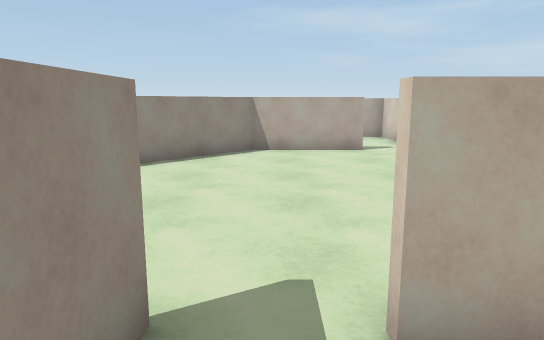
View 1 (above)

24 first-person views from a walk through a 3-D level made in the Unity game engine. The camera is 1.4 m above the floor, tilts 10° down and sees 70° across. The floor is counted in squares, 1 m on a side. Each view is taken from the middle of a square. On the plan, view 1 faces up. The plan holds only what a view shows up to about 16 squares ahead; the rest is blank.

View 2
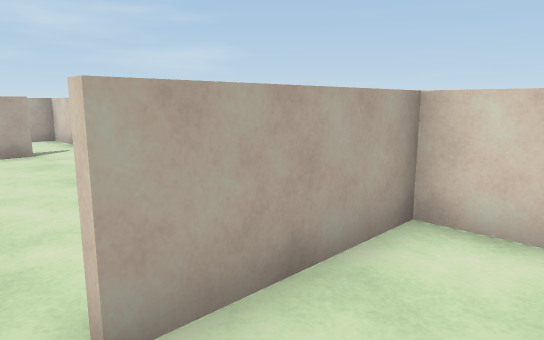

View 3
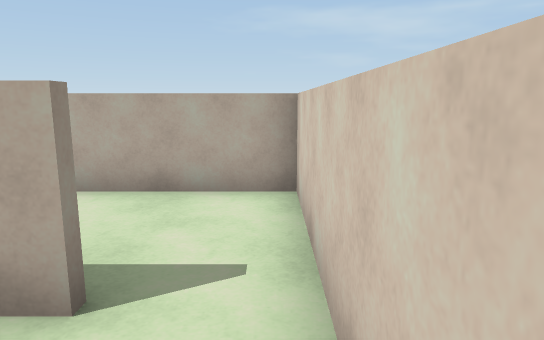

View 4
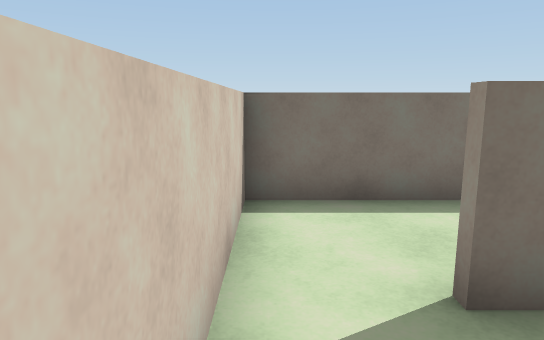

View 5
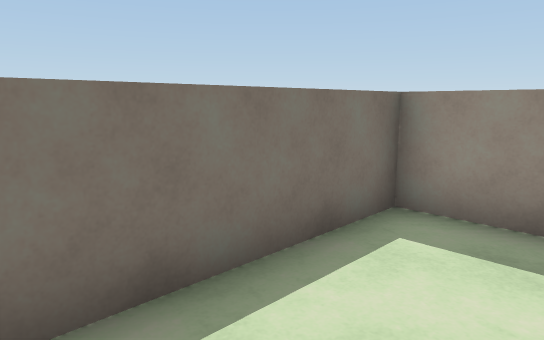

View 6
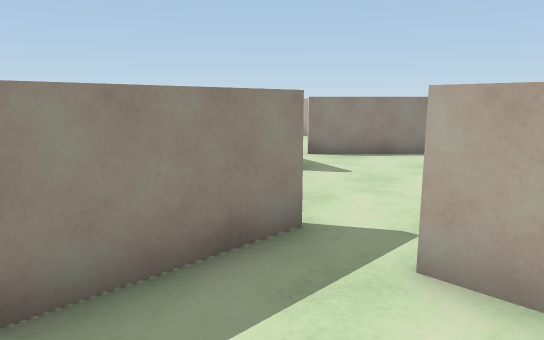

View 7
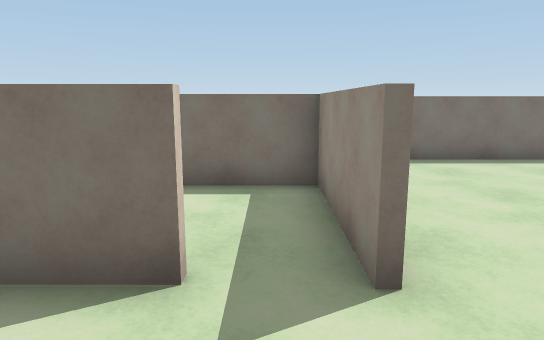

View 8
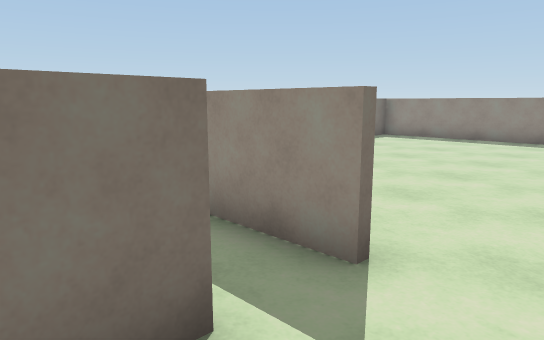

View 9
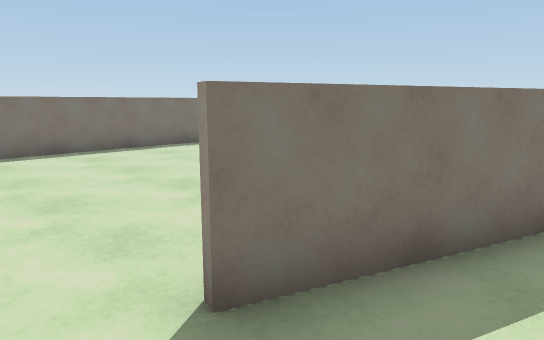

View 10
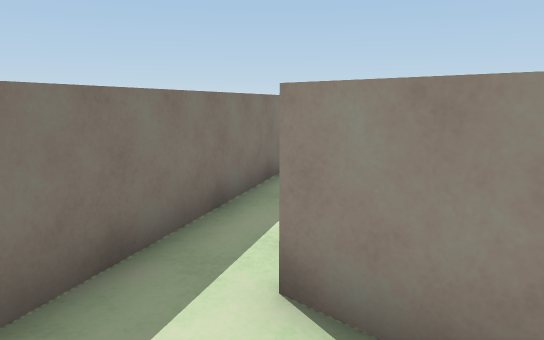

View 11
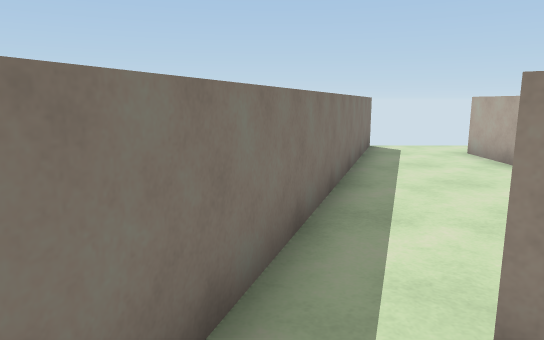

View 12
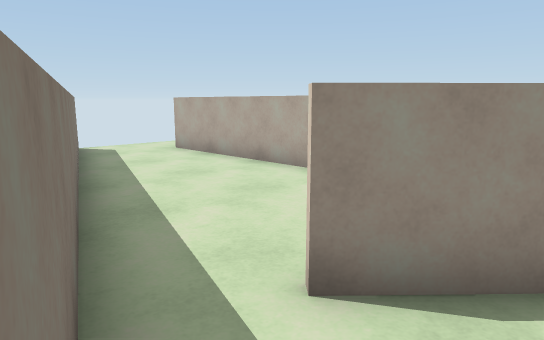

View 13
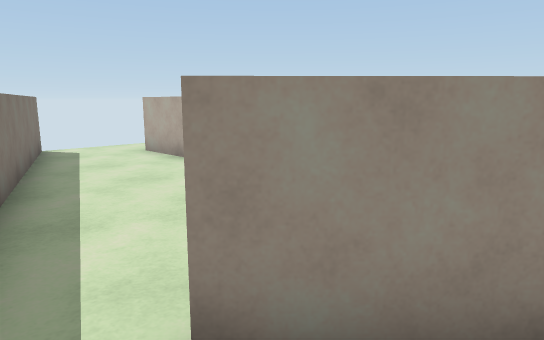

View 14
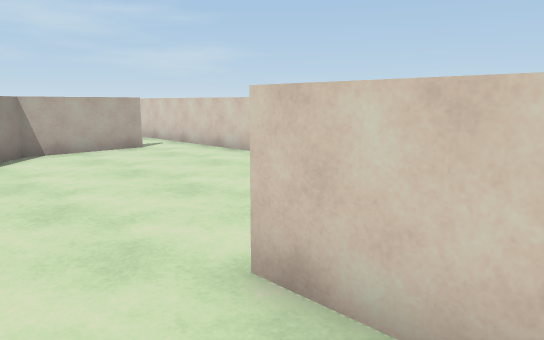

View 15
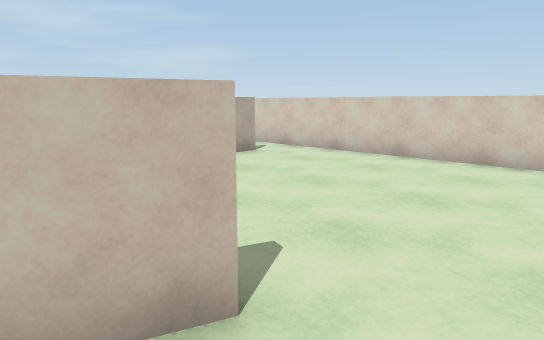

View 16
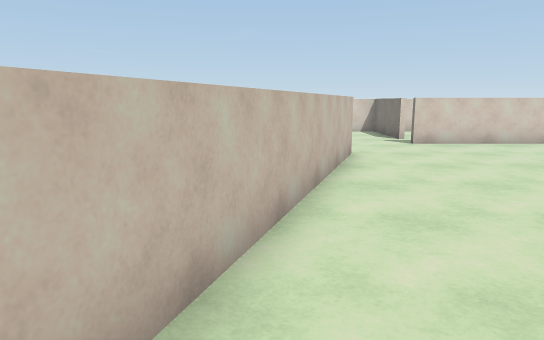

View 17
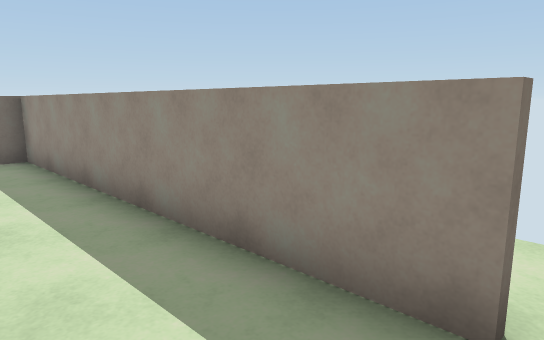

View 18
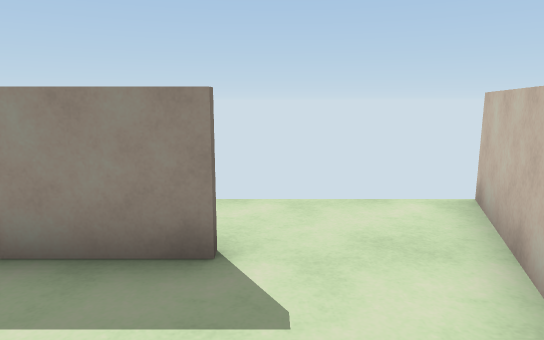

View 19
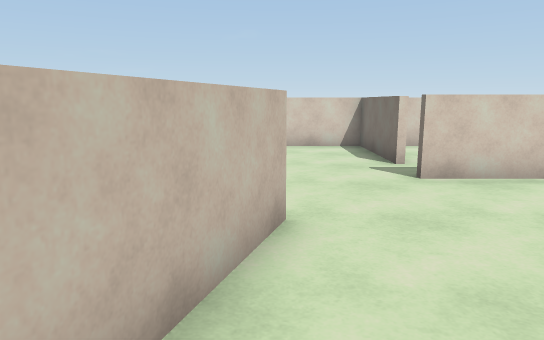

View 20
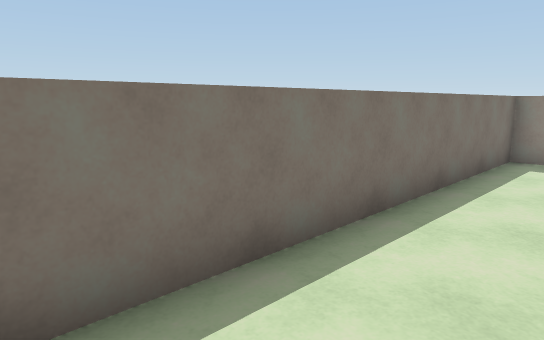

View 21
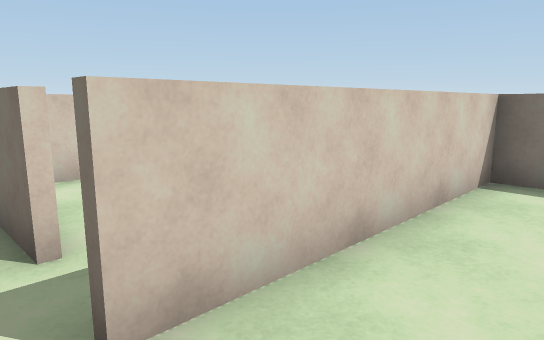

View 22
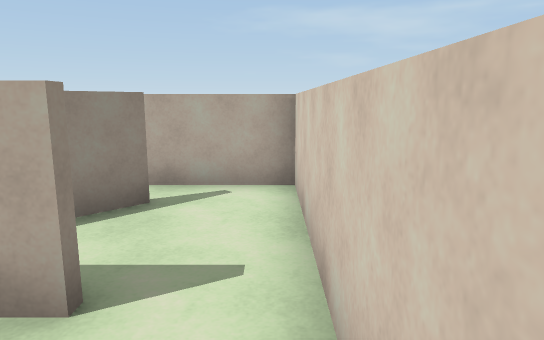

View 23
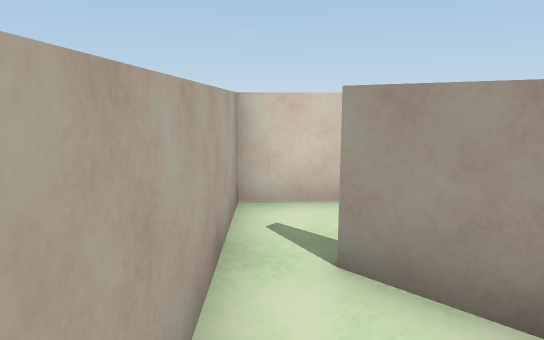

View 24
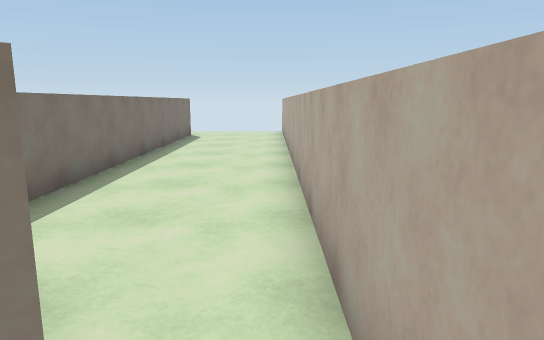

### Floor plan
Points are (right, up) in squares from view 1. A wall is a line through its corners. A room is listed if a view was taken in it or the views show most of it. See-through windows are left out.
Room 1 (views 1, 2, 4, 6)
walls: (4.4, -1.4) (4.4, 2) (0.6, 2); (-0.8, 2.4) (-0.8, -1.4) (2.8, -1.4)
ways out: opening at (3.5, -2) to room 2; opening at (0, 2) to room 3
Room 2 (views 3, 5)
walls: (2.8, -1.6) (2.1, -1.6); (-0.8, -2.8) (-0.8, -4.5); (-1.8, -4.4) (4.4, -4.4) (4.4, -1.4)
ways out: opening at (3.5, -2) to room 1
Room 3 (views 7, 8, 9, 10, 11, 12, 13, 14, 15, 17, 18, 19, 20, 21, 22, 24)
walls: (-3.4, 4.8) (-13.3, 8.2); (-5.3, 5.7) (-3.3, 5); (0.6, 2.2) (4.4, 2.2) (4.4, 15.5) (1.4, 15.5); (-1, -4.5) (-1, 2.4); (-13.3, 5.5) (-13.3, -4.4) (-3.2, -4.4); (2.8, 11.3) (-0.6, 11.3) (-4.7, 7); (2.3, 14.3) (1.5, 13.5)
ways out: opening at (0, 2) to room 1; opening at (-13, 6.5) to room 4; opening at (1, 15) to room 5
Room 4 (view 16)
walls: (-13.3, 8.2) (-15.6, 9)
ways out: opening at (-13, 6.5) to room 3
Room 5 (view 23)
walls: (-13.2, 11.6) (-2.2, 11.6); (1.1, 13.3) (2.2, 14.5); (1.4, 15.5) (-12.6, 15.5)
ways out: opening at (1, 15) to room 3; opening at (-14.5, 11) to room 6
Room 6 (no view inside)
walls: (-8.2, 11.3) (-13.6, 11.3); (-15.4, 9.1) (-5.3, 5.7)
ways out: opening at (-14.5, 11) to room 5

Where each view was taken, in squares from view 1:
view 1: 0 up, 0 right, facing up
view 2: 0 up, 0 right, facing up-right
view 3: 4 down, 4 right, facing up
view 4: 1 up, 4 right, facing down
view 5: 2 down, 4 right, facing down-left
view 6: 1 down, 2 right, facing up-left
view 7: 5 up, 0 right, facing down
view 8: 4 up, 2 right, facing down-left
view 9: 7 up, 2 left, facing down-left
view 10: 7 up, 2 left, facing left
view 11: 6 up, 3 left, facing left
view 12: 5 up, 3 left, facing up-left
view 13: 6 up, 3 left, facing up-left
view 14: 0 up, 3 left, facing up-right
view 15: 3 up, 5 left, facing up-right
view 16: 7 up, 14 left, facing right
view 17: 6 up, 11 left, facing down-left
view 18: 6 up, 10 left, facing left
view 19: 5 up, 8 left, facing right
view 20: 2 down, 3 left, facing down-left
view 21: 3 up, 3 left, facing down-right
view 22: 9 up, 4 right, facing up
view 23: 15 up, 1 left, facing right
view 24: 15 up, 3 right, facing left
